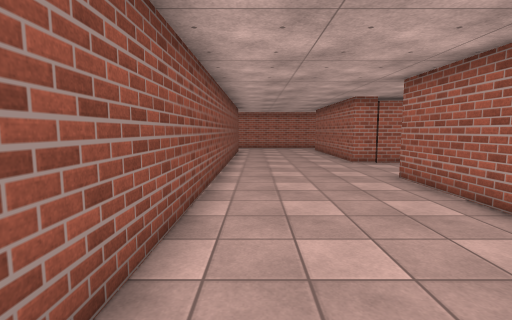
View 1 (above)

24 first-person views from a walk through a 3-D level made in the Unity game engine. The camera is 1.4 m above the floor, tilts 6° down and sees 85° across. The floor is counted in squares, 1 m on a side. Each view is taken from the middle of a square. On the plan, view 1 faces up. The plan holds only what a view shows up to about 14 squares ahead; the rest is blank. The player is left out. Surface patterns are stand-ins for the level's own textures.

View 2
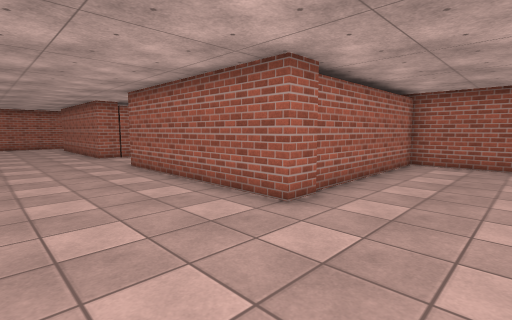

View 3
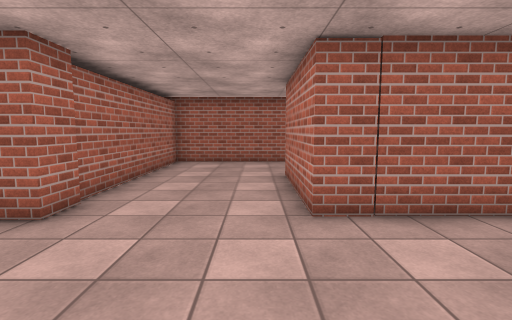

View 4
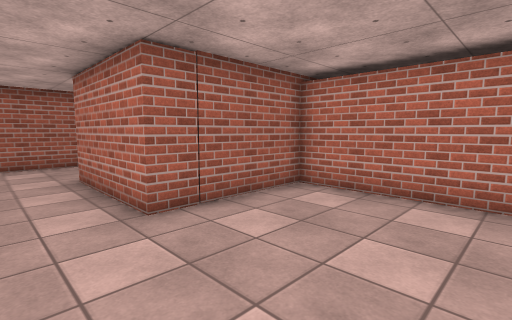

View 5
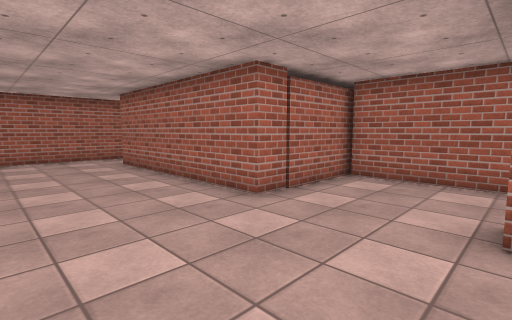

View 6
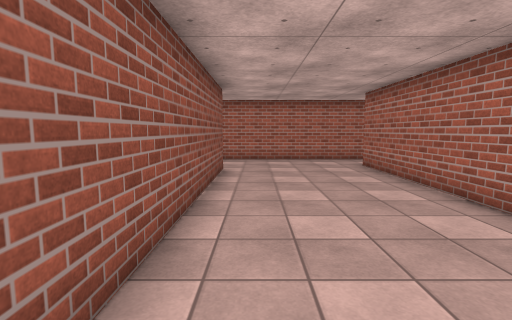

View 7
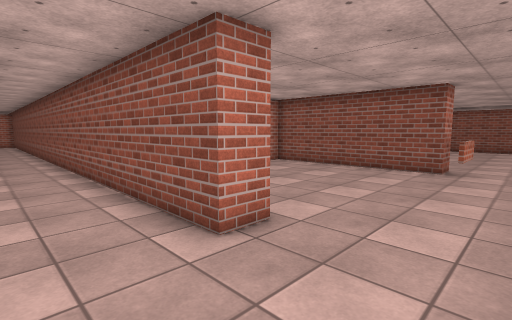

View 8
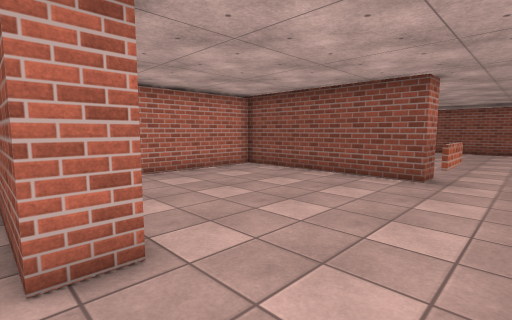

View 9
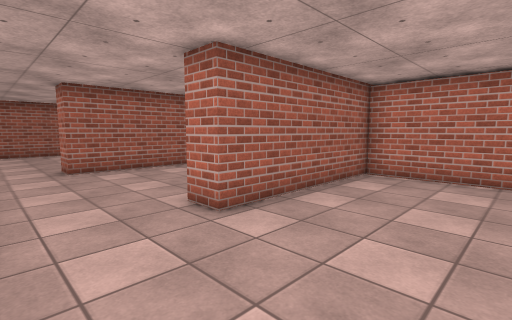

View 10
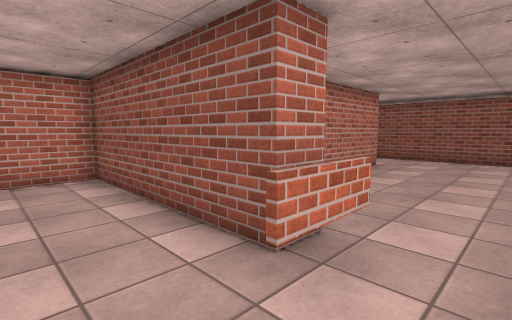

View 11
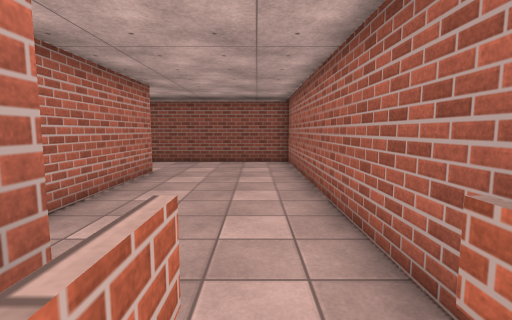

View 12
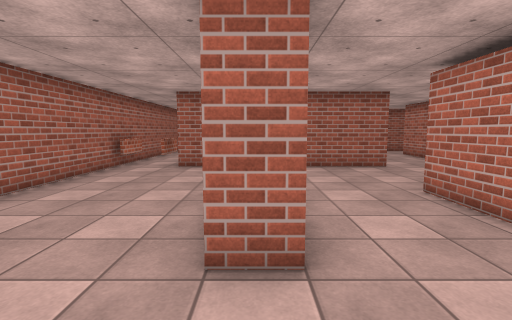

View 13
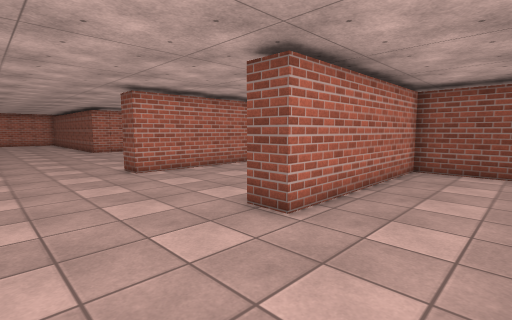

View 14
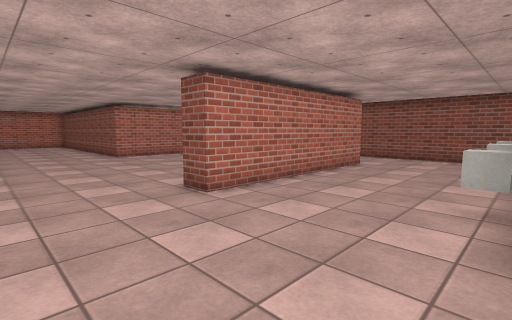

View 15
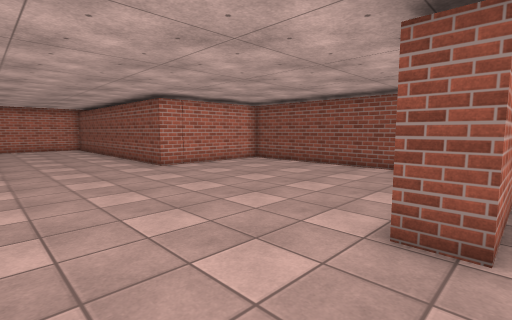

View 16
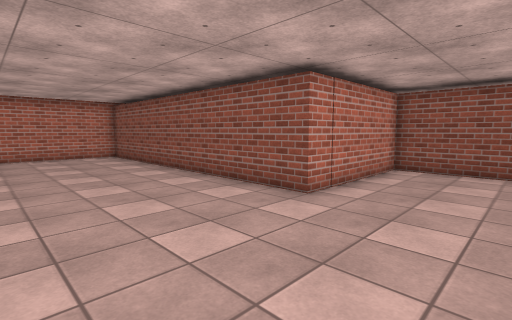

View 17
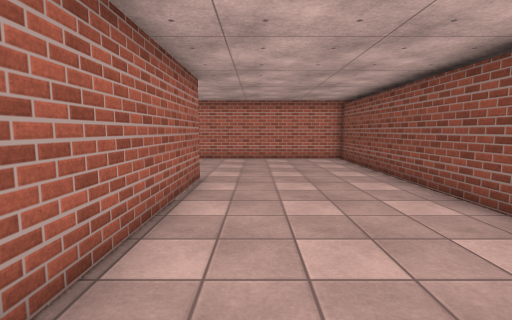

View 18
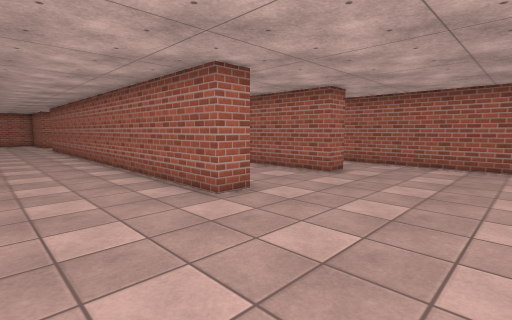

View 19
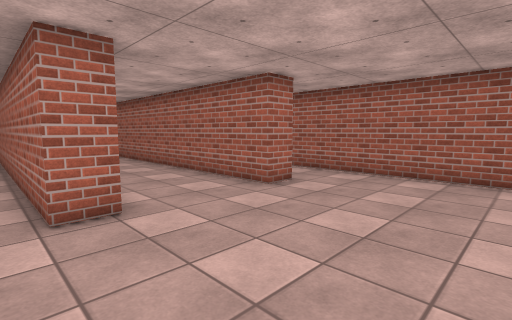

View 20
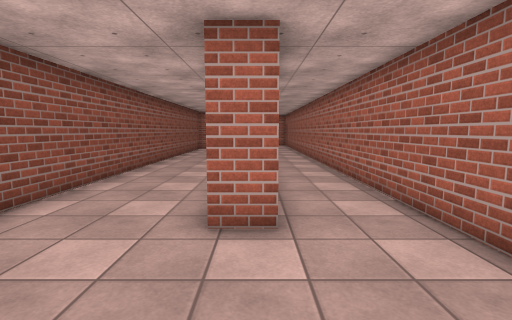

View 21
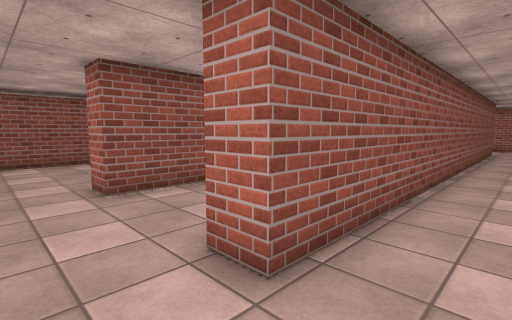

View 22
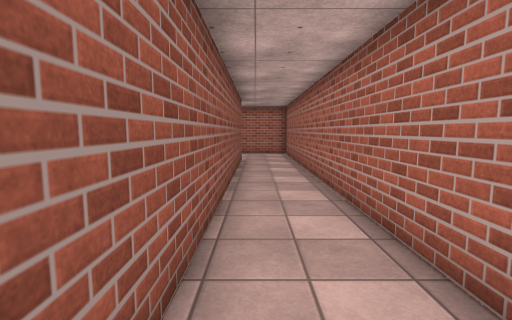

View 23
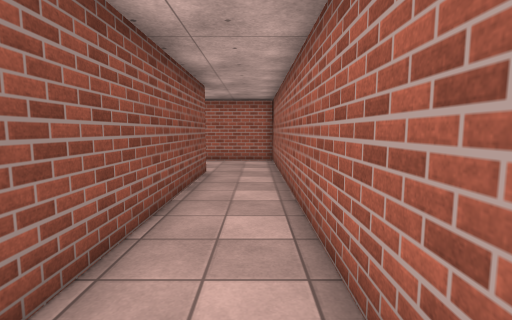

View 24
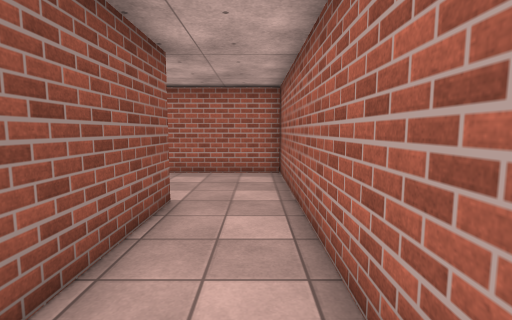

### Floor plan
Points are (right, up) in squares from view 1. A wall is a line through its corners. A room is listed if a view was taken in it or the views show most of it. See-through windows are left out.
Room 1 (views 1, 2, 3, 4, 5, 6, 7, 8, 9, 10, 11)
walls: (8.2, 8.2) (8.2, 12); (8.6, 12.2) (4.2, 12.2) (4.2, 20) (5.2, 20); (5.2, 0.4) (4.2, 0.4) (4.2, 8.2); (5.2, 22.5) (-1.6, 22.5); (-7, 22.5) (-10.5, 22.5); (12.4, -3.6) (12.4, 0.5) (5.5, 0.5); (-10.3, 20) (-9.3, 20) (-9.3, 13.2) (-2.2, 13.2) (-2.2, 19.1) (-1.2, 19.1) (-1.2, 1.1); (-8.6, 22) (-10.5, 22); (-10.5, 20.6) (-8.6, 20.6); (0.1, -8.2) (4.5, -8.2) (4.5, -3.9) (8.9, -3.9)
ways out: opening at (-9.5, 21) to room 2; opening at (4.5, 21.5); opening at (10.5, -4.5)
Room 2 (views 12, 13, 14, 15, 16, 17, 18, 19, 20, 21, 22, 23, 24)
walls: (-9.3, 0.1) (-9.3, -10.1) (-10.3, -10.1) (-10.3, 1.2); (-21.5, 3.5) (-21.5, -3.5) (-16.2, -3.5) (-16.2, -15.7) (-9.1, -15.7); (-22.5, 6.8) (-14.6, 6.8) (-14.6, 5.8); (-10.3, 11.9) (-10.3, 15.1); (-4.7, 8.5) (-4.7, -10.1) (-5.7, -10.1) (-5.7, -0.4); (-25.6, 11.4) (-25.6, 6.6); (-18.3, 16.5) (-18.3, 17.5) (-13.5, 17.5); (-10.3, 19) (-10.3, 20); (-10.5, 22.5) (-21.5, 22.5) (-21.5, 13.2) (-14.6, 13.2) (-14.6, 12.1); (-2.2, -14.8) (-2.2, 12.2) (-5.9, 12.2)
ways out: opening at (-9.5, 21) to room 1
objects: other object (-22, 11); cube (-20, 11); cube (-17, 11)

Positions as (right, up) in squares from view 1, and headings:
1: (0, 0), facing up
2: (0, -3), facing up-right
3: (0, -3), facing right
4: (0, -2), facing down-right
5: (0, 8), facing up-right
6: (0, 9), facing up
7: (1, 22), facing down-left
8: (-1, 22), facing down-left
9: (-6, 22), facing down-right
10: (-7, 22), facing down-left
11: (-9, 21), facing left
12: (-21, 17), facing right
13: (-11, 16), facing down-left
14: (-11, 12), facing down-left
15: (-11, 7), facing down-left
16: (-11, 0), facing down-left
17: (-12, -2), facing down
18: (-14, -15), facing up-right
19: (-11, -15), facing up-right
20: (-5, -14), facing up
21: (-3, -12), facing up-left
22: (-4, -5), facing up
23: (-3, -1), facing up
24: (-3, 3), facing up
